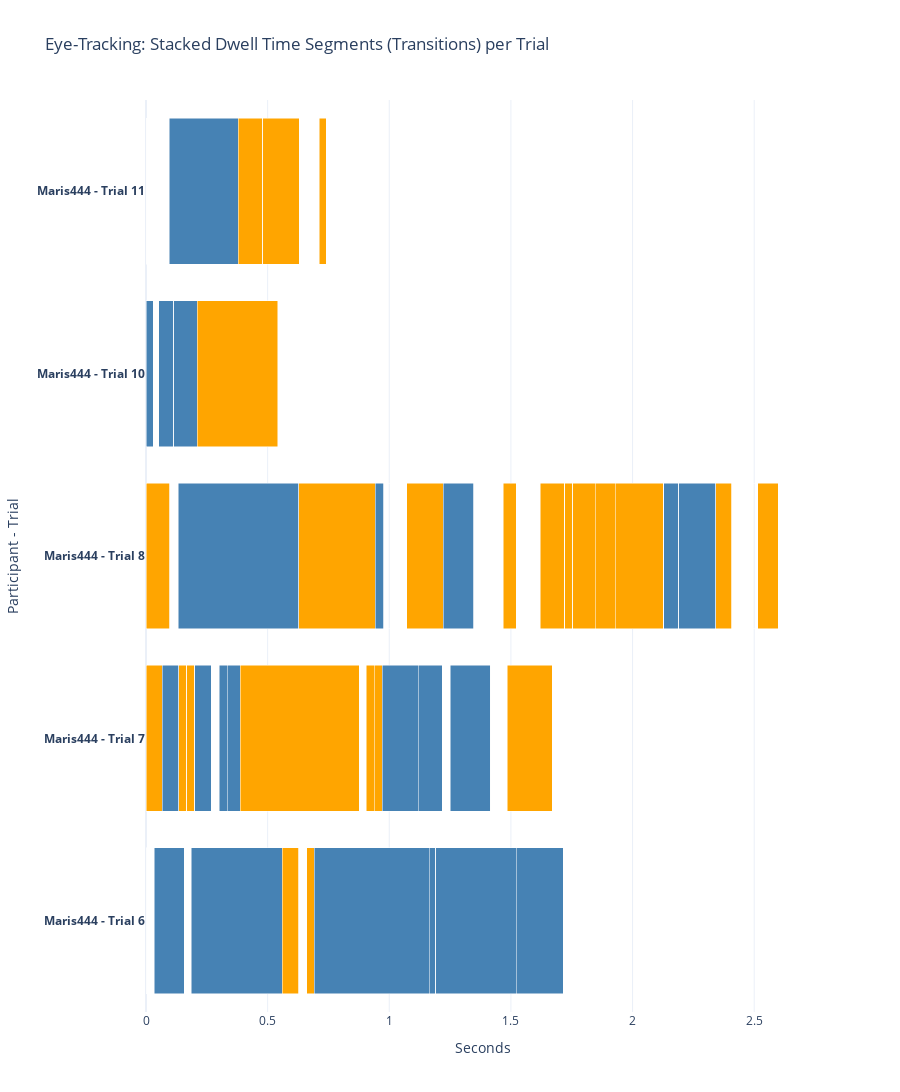

This figure's notebook cell:
### Markdown cell above
## Plot ET

### Code cell
import plotly.graph_objects as go
transparent_color = 'hsva(0, 0%, 100%, 0)'
fig = go.Figure()

# Collect all y-tick labels and which should be bold
yticks = []
yticks_bold = set()

for participant in [p for p in et_df['participant_id'].unique() if p not in list_of_participants_to_remove]:
    df_part = et_df[et_df['participant_id'] == participant]
    sorted_trials = sorted(df_part['trial'].unique(), key=lambda x: float(x) if str(x).replace('.', '', 1).isdigit() else x)
    for trial in sorted_trials:
        label = f"{participant} - Trial {trial}"
        yticks.append(label)

        et_row = df_part[df_part['trial'] == trial]
        dominant = et_row['dominant'].iloc[0] if not et_row.empty else None
        lf_row = longform[(longform['participant_id'] == participant) & (longform['trial'] == trial)]
        choice = lf_row['choice'].iloc[0] if not lf_row.empty else None

        if dominant is not None and choice is not None and dominant == choice:
            yticks_bold.add(label)

        et_file = os.path.join(et_dir, f"{participant}.csv")
        df_et = pd.read_csv(et_file)
        df_et.columns = [c.lower() for c in df_et.columns]
        trial_col = 'trial' if 'trial' in df_et.columns else [c for c in df_et.columns if 'trial' in c][0]
        g = df_et[df_et[trial_col] == trial].copy()

        canvas_state = np.where(
            (g['_left_canvas'] == 1) & (g['_right_canvas'] == 0), 'L',
            np.where(
                (g['_right_canvas'] == 1) & (g['_left_canvas'] == 0), 'R',
                np.where(
                    (g['_left_canvas'] == 0) & (g['_right_canvas'] == 0), 'N', 'B'
                )
            )
        )
        transitions_idx = np.where(canvas_state[1:] != canvas_state[:-1])[0] + 1
        segment_starts = np.concatenate(([0], transitions_idx))
        segment_ends = np.concatenate((transitions_idx, [len(canvas_state)]))
        times = g['times'].values  # times are timestamps in ms
        for seg_start, seg_end in zip(segment_starts, segment_ends):
            seg = g.iloc[seg_start:seg_end]
            if len(seg) > 0:
                start_time = seg['times'].iloc[0]
                end_time = seg['times'].iloc[-1]
                seg_time = (end_time - start_time) / 1000  # duration in seconds
            else:
                seg_time = 0
            if ((seg['_left_canvas'] == 1) & (seg['_right_canvas'] == 0)).all():
                side = 'Left'
                color = 'steelblue'
            elif ((seg['_right_canvas'] == 1) & (seg['_left_canvas'] == 0)).all():
                side = 'Right'
                color = 'orange'
            elif ((seg['_left_canvas'] == 0) & (seg['_right_canvas'] == 0)).all():
                side = 'None'
                color = transparent_color
            else:
                side = 'Both'
                color = "red" #transparent
            fig.add_trace(go.Bar(
                x=[seg_time],
                y=[label],
                name=side,
                marker_color=color,
                orientation='h',
                showlegend=False
            ))

# Build tickvals and ticktext with bolding
tickvals = yticks
ticktext = [f"<b>{t}</b>" if t in yticks_bold else t for t in yticks]

fig.update_layout(
    template='plotly_white', #_dark
    barmode='stack',
    title='Eye-Tracking: Stacked Dwell Time Segments (Transitions) per Trial',
    xaxis_title='Seconds',
    yaxis_title='Participant - Trial',
    legend_title='Side',
    height=1200,
    yaxis=dict(
        tickvals=tickvals,
        ticktext=ticktext
    )
)
fig.show()

### Figure 1 — Plotly figure (JSON) as saved in the notebook; plotly's stock layout.template omitted (floating-point values rounded to 4 significant figures)
{"data": [{"marker": {"color": "steelblue"}, "name": "Left", "orientation": "h", "showlegend": false, "type": "bar", "x": [0], "y": ["Maris444 - Trial 6"]}, {"marker": {"color": "hsva(0, 0%, 100%, 0)"}, "name": "None", "orientation": "h", "showlegend": false, "type": "bar", "x": [0.033], "y": ["Maris444 - Trial 6"]}, {"marker": {"color": "steelblue"}, "name": "Left", "orientation": "h", "showlegend": false, "type": "bar", "x": [0.125], "y": ["Maris444 - Trial 6"]}, {"marker": {"color": "hsva(0, 0%, 100%, 0)"}, "name": "None", "orientation": "h", "showlegend": false, "type": "bar", "x": [0.029], "y": ["Maris444 - Trial 6"]}, {"marker": {"color": "steelblue"}, "name": "Left", "orientation": "h", "showlegend": false, "type": "bar", "x": [0.374], "y": ["Maris444 - Trial 6"]}, {"marker": {"color": "orange"}, "name": "Right", "orientation": "h", "showlegend": false, "type": "bar", "x": [0.066], "y": ["Maris444 - Trial 6"]}, {"marker": {"color": "hsva(0, 0%, 100%, 0)"}, "name": "None", "orientation": "h", "showlegend": false, "type": "bar", "x": [0.033], "y": ["Maris444 - Trial 6"]}, {"marker": {"color": "orange"}, "name": "Right", "orientation": "h", "showlegend": false, "type": "bar", "x": [0.032], "y": ["Maris444 - Trial 6"]}, {"marker": {"color": "hsva(0, 0%, 100%, 0)"}, "name": "None", "orientation": "h", "showlegend": false, "type": "bar", "x": [0], "y": ["Maris444 - Trial 6"]}, {"marker": {"color": "steelblue"}, "name": "Left", "orientation": "h", "showlegend": false, "type": "bar", "x": [0.473], "y": ["Maris444 - Trial 6"]}, {"marker": {"color": "hsva(0, 0%, 100%, 0)"}, "name": "None", "orientation": "h", "showlegend": false, "type": "bar", "x": [0], "y": ["Maris444 - Trial 6"]}, {"marker": {"color": "steelblue"}, "name": "Left", "orientation": "h", "showlegend": false, "type": "bar", "x": [0.026], "y": ["Maris444 - Trial 6"]}, {"marker": {"color": "hsva(0, 0%, 100%, 0)"}, "name": "None", "orientation": "h", "showlegend": false, "type": "bar", "x": [0], "y": ["Maris444 - Trial 6"]}, {"marker": {"color": "steelblue"}, "name": "Left", "orientation": "h", "showlegend": false, "type": "bar", "x": [0.331], "y": ["Maris444 - Trial 6"]}, {"marker": {"color": "hsva(0, 0%, 100%, 0)"}, "name": "None", "orientation": "h", "showlegend": false, "type": "bar", "x": [0], "y": ["Maris444 - Trial 6"]}, {"marker": {"color": "steelblue"}, "name": "Left", "orientation": "h", "showlegend": false, "type": "bar", "x": [0.193], "y": ["Maris444 - Trial 6"]}, {"marker": {"color": "orange"}, "name": "Right", "orientation": "h", "showlegend": false, "type": "bar", "x": [0.067], "y": ["Maris444 - Trial 7"]}, {"marker": {"color": "hsva(0, 0%, 100%, 0)"}, "name": "None", "orientation": "h", "showlegend": false, "type": "bar", "x": [0], "y": ["Maris444 - Trial 7"]}, {"marker": {"color": "orange"}, "name": "Right", "orientation": "h", "showlegend": false, "type": "bar", "x": [0], "y": ["Maris444 - Trial 7"]}, {"marker": {"color": "steelblue"}, "name": "Left", "orientation": "h", "showlegend": false, "type": "bar", "x": [0], "y": ["Maris444 - Trial 7"]}, {"marker": {"color": "orange"}, "name": "Right", "orientation": "h", "showlegend": false, "type": "bar", "x": [0], "y": ["Maris444 - Trial 7"]}, {"marker": {"color": "hsva(0, 0%, 100%, 0)"}, "name": "None", "orientation": "h", "showlegend": false, "type": "bar", "x": [0], "y": ["Maris444 - Trial 7"]}, {"marker": {"color": "steelblue"}, "name": "Left", "orientation": "h", "showlegend": false, "type": "bar", "x": [0.067], "y": ["Maris444 - Trial 7"]}, {"marker": {"color": "orange"}, "name": "Right", "orientation": "h", "showlegend": false, "type": "bar", "x": [0.034], "y": ["Maris444 - Trial 7"]}, {"marker": {"color": "hsva(0, 0%, 100%, 0)"}, "name": "None", "orientation": "h", "showlegend": false, "type": "bar", "x": [0], "y": ["Maris444 - Trial 7"]}, {"marker": {"color": "orange"}, "name": "Right", "orientation": "h", "showlegend": false, "type": "bar", "x": [0.033], "y": ["Maris444 - Trial 7"]}, {"marker": {"color": "hsva(0, 0%, 100%, 0)"}, "name": "None", "orientation": "h", "showlegend": false, "type": "bar", "x": [0], "y": ["Maris444 - Trial 7"]}, {"marker": {"color": "steelblue"}, "name": "Left", "orientation": "h", "showlegend": false, "type": "bar", "x": [0.067], "y": ["Maris444 - Trial 7"]}, {"marker": {"color": "hsva(0, 0%, 100%, 0)"}, "name": "None", "orientation": "h", "showlegend": false, "type": "bar", "x": [0.034], "y": ["Maris444 - Trial 7"]}, {"marker": {"color": "steelblue"}, "name": "Left", "orientation": "h", "showlegend": false, "type": "bar", "x": [0.032], "y": ["Maris444 - Trial 7"]}, {"marker": {"color": "orange"}, "name": "Right", "orientation": "h", "showlegend": false, "type": "bar", "x": [0], "y": ["Maris444 - Trial 7"]}, {"marker": {"color": "hsva(0, 0%, 100%, 0)"}, "name": "None", "orientation": "h", "showlegend": false, "type": "bar", "x": [0], "y": ["Maris444 - Trial 7"]}, {"marker": {"color": "steelblue"}, "name": "Left", "orientation": "h", "showlegend": false, "type": "bar", "x": [0.054], "y": ["Maris444 - Trial 7"]}, {"marker": {"color": "orange"}, "name": "Right", "orientation": "h", "showlegend": false, "type": "bar", "x": [0.488], "y": ["Maris444 - Trial 7"]}, {"marker": {"color": "hsva(0, 0%, 100%, 0)"}, "name": "None", "orientation": "h", "showlegend": false, "type": "bar", "x": [0], "y": ["Maris444 - Trial 7"]}, {"marker": {"color": "orange"}, "name": "Right", "orientation": "h", "showlegend": false, "type": "bar", "x": [0], "y": ["Maris444 - Trial 7"]}, {"marker": {"color": "steelblue"}, "name": "Left", "orientation": "h", "showlegend": false, "type": "bar", "x": [0], "y": ["Maris444 - Trial 7"]}, {"marker": {"color": "orange"}, "name": "Right", "orientation": "h", "showlegend": false, "type": "bar", "x": [0], "y": ["Maris444 - Trial 7"]}, {"marker": {"color": "hsva(0, 0%, 100%, 0)"}, "name": "None", "orientation": "h", "showlegend": false, "type": "bar", "x": [0.029], "y": ["Maris444 - Trial 7"]}, {"marker": {"color": "orange"}, "name": "Right", "orientation": "h", "showlegend": false, "type": "bar", "x": [0.033], "y": ["Maris444 - Trial 7"]}, {"marker": {"color": "hsva(0, 0%, 100%, 0)"}, "name": "None", "orientation": "h", "showlegend": false, "type": "bar", "x": [0], "y": ["Maris444 - Trial 7"]}, {"marker": {"color": "steelblue"}, "name": "Left", "orientation": "h", "showlegend": false, "type": "bar", "x": [0], "y": ["Maris444 - Trial 7"]}, {"marker": {"color": "orange"}, "name": "Right", "orientation": "h", "showlegend": false, "type": "bar", "x": [0.033], "y": ["Maris444 - Trial 7"]}, {"marker": {"color": "steelblue"}, "name": "Left", "orientation": "h", "showlegend": false, "type": "bar", "x": [0], "y": ["Maris444 - Trial 7"]}, {"marker": {"color": "hsva(0, 0%, 100%, 0)"}, "name": "None", "orientation": "h", "showlegend": false, "type": "bar", "x": [0], "y": ["Maris444 - Trial 7"]}, {"marker": {"color": "steelblue"}, "name": "Left", "orientation": "h", "showlegend": false, "type": "bar", "x": [0.149], "y": ["Maris444 - Trial 7"]}, {"marker": {"color": "hsva(0, 0%, 100%, 0)"}, "name": "None", "orientation": "h", "showlegend": false, "type": "bar", "x": [0], "y": ["Maris444 - Trial 7"]}, {"marker": {"color": "steelblue"}, "name": "Left", "orientation": "h", "showlegend": false, "type": "bar", "x": [0.098], "y": ["Maris444 - Trial 7"]}, {"marker": {"color": "hsva(0, 0%, 100%, 0)"}, "name": "None", "orientation": "h", "showlegend": false, "type": "bar", "x": [0.033], "y": ["Maris444 - Trial 7"]}, {"marker": {"color": "steelblue"}, "name": "Left", "orientation": "h", "showlegend": false, "type": "bar", "x": [0.166], "y": ["Maris444 - Trial 7"]}, {"marker": {"color": "hsva(0, 0%, 100%, 0)"}, "name": "None", "orientation": "h", "showlegend": false, "type": "bar", "x": [0], "y": ["Maris444 - Trial 7"]}, {"marker": {"color": "steelblue"}, "name": "Left", "orientation": "h", "showlegend": false, "type": "bar", "x": [0], "y": ["Maris444 - Trial 7"]}, {"marker": {"color": "hsva(0, 0%, 100%, 0)"}, "name": "None", "orientation": "h", "showlegend": false, "type": "bar", "x": [0.068], "y": ["Maris444 - Trial 7"]}, {"marker": {"color": "steelblue"}, "name": "Left", "orientation": "h", "showlegend": false, "type": "bar", "x": [0], "y": ["Maris444 - Trial 7"]}, {"marker": {"color": "orange"}, "name": "Right", "orientation": "h", "showlegend": false, "type": "bar", "x": [0.184], "y": ["Maris444 - Trial 7"]}, {"marker": {"color": "hsva(0, 0%, 100%, 0)"}, "name": "None", "orientation": "h", "showlegend": false, "type": "bar", "x": [0], "y": ["Maris444 - Trial 7"]}, {"marker": {"color": "orange"}, "name": "Right", "orientation": "h", "showlegend": false, "type": "bar", "x": [0.098], "y": ["Maris444 - Trial 8"]}, {"marker": {"color": "hsva(0, 0%, 100%, 0)"}, "name": "None", "orientation": "h", "showlegend": false, "type": "bar", "x": [0.034], "y": ["Maris444 - Trial 8"]}, {"marker": {"color": "steelblue"}, "name": "Left", "orientation": "h", "showlegend": false, "type": "bar", "x": [0], "y": ["Maris444 - Trial 8"]}, {"marker": {"color": "hsva(0, 0%, 100%, 0)"}, "name": "None", "orientation": "h", "showlegend": false, "type": "bar", "x": [0], "y": ["Maris444 - Trial 8"]}, {"marker": {"color": "steelblue"}, "name": "Left", "orientation": "h", "showlegend": false, "type": "bar", "x": [0], "y": ["Maris444 - Trial 8"]}, {"marker": {"color": "hsva(0, 0%, 100%, 0)"}, "name": "None", "orientation": "h", "showlegend": false, "type": "bar", "x": [0], "y": ["Maris444 - Trial 8"]}, {"marker": {"color": "orange"}, "name": "Right", "orientation": "h", "showlegend": false, "type": "bar", "x": [0], "y": ["Maris444 - Trial 8"]}, {"marker": {"color": "hsva(0, 0%, 100%, 0)"}, "name": "None", "orientation": "h", "showlegend": false, "type": "bar", "x": [0], "y": ["Maris444 - Trial 8"]}, {"marker": {"color": "steelblue"}, "name": "Left", "orientation": "h", "showlegend": false, "type": "bar", "x": [0.495], "y": ["Maris444 - Trial 8"]}, {"marker": {"color": "orange"}, "name": "Right", "orientation": "h", "showlegend": false, "type": "bar", "x": [0.316], "y": ["Maris444 - Trial 8"]}, {"marker": {"color": "steelblue"}, "name": "Left", "orientation": "h", "showlegend": false, "type": "bar", "x": [0.034], "y": ["Maris444 - Trial 8"]}, {"marker": {"color": "hsva(0, 0%, 100%, 0)"}, "name": "None", "orientation": "h", "showlegend": false, "type": "bar", "x": [0.027], "y": ["Maris444 - Trial 8"]}, {"marker": {"color": "steelblue"}, "name": "Left", "orientation": "h", "showlegend": false, "type": "bar", "x": [0], "y": ["Maris444 - Trial 8"]}, {"marker": {"color": "hsva(0, 0%, 100%, 0)"}, "name": "None", "orientation": "h", "showlegend": false, "type": "bar", "x": [0.068], "y": ["Maris444 - Trial 8"]}, {"marker": {"color": "orange"}, "name": "Right", "orientation": "h", "showlegend": false, "type": "bar", "x": [0.15], "y": ["Maris444 - Trial 8"]}, {"marker": {"color": "steelblue"}, "name": "Left", "orientation": "h", "showlegend": false, "type": "bar", "x": [0.126], "y": ["Maris444 - Trial 8"]}, {"marker": {"color": "hsva(0, 0%, 100%, 0)"}, "name": "None", "orientation": "h", "showlegend": false, "type": "bar", "x": [0.121], "y": ["Maris444 - Trial 8"]}, {"marker": {"color": "orange"}, "name": "Right", "orientation": "h", "showlegend": false, "type": "bar", "x": [0.053], "y": ["Maris444 - Trial 8"]}, {"marker": {"color": "hsva(0, 0%, 100%, 0)"}, "name": "None", "orientation": "h", "showlegend": false, "type": "bar", "x": [0.065], "y": ["Maris444 - Trial 8"]}, {"marker": {"color": "orange"}, "name": "Right", "orientation": "h", "showlegend": false, "type": "bar", "x": [0], "y": ["Maris444 - Trial 8"]}, {"marker": {"color": "hsva(0, 0%, 100%, 0)"}, "name": "None", "orientation": "h", "showlegend": false, "type": "bar", "x": [0.034], "y": ["Maris444 - Trial 8"]}, {"marker": {"color": "orange"}, "name": "Right", "orientation": "h", "showlegend": false, "type": "bar", "x": [0.101], "y": ["Maris444 - Trial 8"]}, {"marker": {"color": "hsva(0, 0%, 100%, 0)"}, "name": "None", "orientation": "h", "showlegend": false, "type": "bar", "x": [0], "y": ["Maris444 - Trial 8"]}, {"marker": {"color": "steelblue"}, "name": "Left", "orientation": "h", "showlegend": false, "type": "bar", "x": [0], "y": ["Maris444 - Trial 8"]}, {"marker": {"color": "orange"}, "name": "Right", "orientation": "h", "showlegend": false, "type": "bar", "x": [0.033], "y": ["Maris444 - Trial 8"]}, {"marker": {"color": "hsva(0, 0%, 100%, 0)"}, "name": "None", "orientation": "h", "showlegend": false, "type": "bar", "x": [0], "y": ["Maris444 - Trial 8"]}, {"marker": {"color": "orange"}, "name": "Right", "orientation": "h", "showlegend": false, "type": "bar", "x": [0.091], "y": ["Maris444 - Trial 8"]}, {"marker": {"color": "steelblue"}, "name": "Left", "orientation": "h", "showlegend": false, "type": "bar", "x": [0], "y": ["Maris444 - Trial 8"]}, {"marker": {"color": "orange"}, "name": "Right", "orientation": "h", "showlegend": false, "type": "bar", "x": [0.083], "y": ["Maris444 - Trial 8"]}, {"marker": {"color": "steelblue"}, "name": "Left", "orientation": "h", "showlegend": false, "type": "bar", "x": [0], "y": ["Maris444 - Trial 8"]}, {"marker": {"color": "hsva(0, 0%, 100%, 0)"}, "name": "None", "orientation": "h", "showlegend": false, "type": "bar", "x": [0], "y": ["Maris444 - Trial 8"]}, {"marker": {"color": "orange"}, "name": "Right", "orientation": "h", "showlegend": false, "type": "bar", "x": [0.2], "y": ["Maris444 - Trial 8"]}, {"marker": {"color": "hsva(0, 0%, 100%, 0)"}, "name": "None", "orientation": "h", "showlegend": false, "type": "bar", "x": [0], "y": ["Maris444 - Trial 8"]}, {"marker": {"color": "orange"}, "name": "Right", "orientation": "h", "showlegend": false, "type": "bar", "x": [0], "y": ["Maris444 - Trial 8"]}, {"marker": {"color": "hsva(0, 0%, 100%, 0)"}, "name": "None", "orientation": "h", "showlegend": false, "type": "bar", "x": [0], "y": ["Maris444 - Trial 8"]}, {"marker": {"color": "orange"}, "name": "Right", "orientation": "h", "showlegend": false, "type": "bar", "x": [0], "y": ["Maris444 - Trial 8"]}, {"marker": {"color": "steelblue"}, "name": "Left", "orientation": "h", "showlegend": false, "type": "bar", "x": [0.06], "y": ["Maris444 - Trial 8"]}, {"marker": {"color": "hsva(0, 0%, 100%, 0)"}, "name": "None", "orientation": "h", "showlegend": false, "type": "bar", "x": [0], "y": ["Maris444 - Trial 8"]}, {"marker": {"color": "steelblue"}, "name": "Left", "orientation": "h", "showlegend": false, "type": "bar", "x": [0.152], "y": ["Maris444 - Trial 8"]}, {"marker": {"color": "orange"}, "name": "Right", "orientation": "h", "showlegend": false, "type": "bar", "x": [0.066], "y": ["Maris444 - Trial 8"]}, {"marker": {"color": "hsva(0, 0%, 100%, 0)"}, "name": "None", "orientation": "h", "showlegend": false, "type": "bar", "x": [0.082], "y": ["Maris444 - Trial 8"]}, {"marker": {"color": "orange"}, "name": "Right", "orientation": "h", "showlegend": false, "type": "bar", "x": [0], "y": ["Maris444 - Trial 8"]}, {"marker": {"color": "hsva(0, 0%, 100%, 0)"}, "name": "None", "orientation": "h", "showlegend": false, "type": "bar", "x": [0], "y": ["Maris444 - Trial 8"]}, {"marker": {"color": "orange"}, "name": "Right", "orientation": "h", "showlegend": false, "type": "bar", "x": [0], "y": ["Maris444 - Trial 8"]}, {"marker": {"color": "hsva(0, 0%, 100%, 0)"}, "name": "None", "orientation": "h", "showlegend": false, "type": "bar", "x": [0.025], "y": ["Maris444 - Trial 8"]}, {"marker": {"color": "orange"}, "name": "Right", "orientation": "h", "showlegend": false, "type": "bar", "x": [0.085], "y": ["Maris444 - Trial 8"]}, {"marker": {"color": "hsva(0, 0%, 100%, 0)"}, "name": "None", "orientation": "h", "showlegend": false, "type": "bar", "x": [0.033], "y": ["Maris444 - Trial 8"]}, {"marker": {"color": "orange"}, "name": "Right", "orientation": "h", "showlegend": false, "type": "bar", "x": [0], "y": ["Maris444 - Trial 8"]}, {"marker": {"color": "orange"}, "name": "Right", "orientation": "h", "showlegend": false, "type": "bar", "x": [0], "y": ["Maris444 - Trial 10"]}, {"marker": {"color": "steelblue"}, "name": "Left", "orientation": "h", "showlegend": false, "type": "bar", "x": [0.03], "y": ["Maris444 - Trial 10"]}, {"marker": {"color": "hsva(0, 0%, 100%, 0)"}, "name": "None", "orientation": "h", "showlegend": false, "type": "bar", "x": [0.022], "y": ["Maris444 - Trial 10"]}, {"marker": {"color": "steelblue"}, "name": "Left", "orientation": "h", "showlegend": false, "type": "bar", "x": [0.063], "y": ["Maris444 - Trial 10"]}, {"marker": {"color": "hsva(0, 0%, 100%, 0)"}, "name": "None", "orientation": "h", "showlegend": false, "type": "bar", "x": [0], "y": ["Maris444 - Trial 10"]}, {"marker": {"color": "steelblue"}, "name": "Left", "orientation": "h", "showlegend": false, "type": "bar", "x": [0.095], "y": ["Maris444 - Trial 10"]}, {"marker": {"color": "orange"}, "name": "Right", "orientation": "h", "showlegend": false, "type": "bar", "x": [0], "y": ["Maris444 - Trial 10"]}, {"marker": {"color": "steelblue"}, "name": "Left", "orientation": "h", "showlegend": false, "type": "bar", "x": [0], "y": ["Maris444 - Trial 10"]}, {"marker": {"color": "hsva(0, 0%, 100%, 0)"}, "name": "None", "orientation": "h", "showlegend": false, "type": "bar", "x": [0], "y": ["Maris444 - Trial 10"]}, {"marker": {"color": "steelblue"}, "name": "Left", "orientation": "h", "showlegend": false, "type": "bar", "x": [0], "y": ["Maris444 - Trial 10"]}, {"marker": {"color": "orange"}, "name": "Right", "orientation": "h", "showlegend": false, "type": "bar", "x": [0.332], "y": ["Maris444 - Trial 10"]}, {"marker": {"color": "hsva(0, 0%, 100%, 0)"}, "name": "None", "orientation": "h", "showlegend": false, "type": "bar", "x": [0], "y": ["Maris444 - Trial 11"]}, {"marker": {"color": "orange"}, "name": "Right", "orientation": "h", "showlegend": false, "type": "bar", "x": [0], "y": ["Maris444 - Trial 11"]}, {"marker": {"color": "steelblue"}, "name": "Left", "orientation": "h", "showlegend": false, "type": "bar", "x": [0], "y": ["Maris444 - Trial 11"]}, {"marker": {"color": "orange"}, "name": "Right", "orientation": "h", "showlegend": false, "type": "bar", "x": [0], "y": ["Maris444 - Trial 11"]}, {"marker": {"color": "hsva(0, 0%, 100%, 0)"}, "name": "None", "orientation": "h", "showlegend": false, "type": "bar", "x": [0.066], "y": ["Maris444 - Trial 11"]}, {"marker": {"color": "steelblue"}, "name": "Left", "orientation": "h", "showlegend": false, "type": "bar", "x": [0], "y": ["Maris444 - Trial 11"]}, {"marker": {"color": "hsva(0, 0%, 100%, 0)"}, "name": "None", "orientation": "h", "showlegend": false, "type": "bar", "x": [0.029], "y": ["Maris444 - Trial 11"]}, {"marker": {"color": "steelblue"}, "name": "Left", "orientation": "h", "showlegend": false, "type": "bar", "x": [0.284], "y": ["Maris444 - Trial 11"]}, {"marker": {"color": "hsva(0, 0%, 100%, 0)"}, "name": "None", "orientation": "h", "showlegend": false, "type": "bar", "x": [0], "y": ["Maris444 - Trial 11"]}, {"marker": {"color": "orange"}, "name": "Right", "orientation": "h", "showlegend": false, "type": "bar", "x": [0.1], "y": ["Maris444 - Trial 11"]}, {"marker": {"color": "hsva(0, 0%, 100%, 0)"}, "name": "None", "orientation": "h", "showlegend": false, "type": "bar", "x": [0], "y": ["Maris444 - Trial 11"]}, {"marker": {"color": "orange"}, "name": "Right", "orientation": "h", "showlegend": false, "type": "bar", "x": [0.151], "y": ["Maris444 - Trial 11"]}, {"marker": {"color": "hsva(0, 0%, 100%, 0)"}, "name": "None", "orientation": "h", "showlegend": false, "type": "bar", "x": [0.082], "y": ["Maris444 - Trial 11"]}, {"marker": {"color": "orange"}, "name": "Right", "orientation": "h", "showlegend": false, "type": "bar", "x": [0.029], "y": ["Maris444 - Trial 11"]}], "layout": {"barmode": "stack", "height": 1200, "legend": {"title": {"text": "Side"}}, "title": {"text": "Eye-Tracking: Stacked Dwell Time Segments (Transitions) per Trial"}, "xaxis": {"title": {"text": "Seconds"}}, "yaxis": {"ticktext": ["<b>Maris444 - Trial 6</b>", "<b>Maris444 - Trial 7</b>", "<b>Maris444 - Trial 8</b>", "<b>Maris444 - Trial 10</b>", "<b>Maris444 - Trial 11</b>"], "tickvals": ["Maris444 - Trial 6", "Maris444 - Trial 7", "Maris444 - Trial 8", "Maris444 - Trial 10", "Maris444 - Trial 11"], "title": {"text": "Participant - Trial"}}}}
